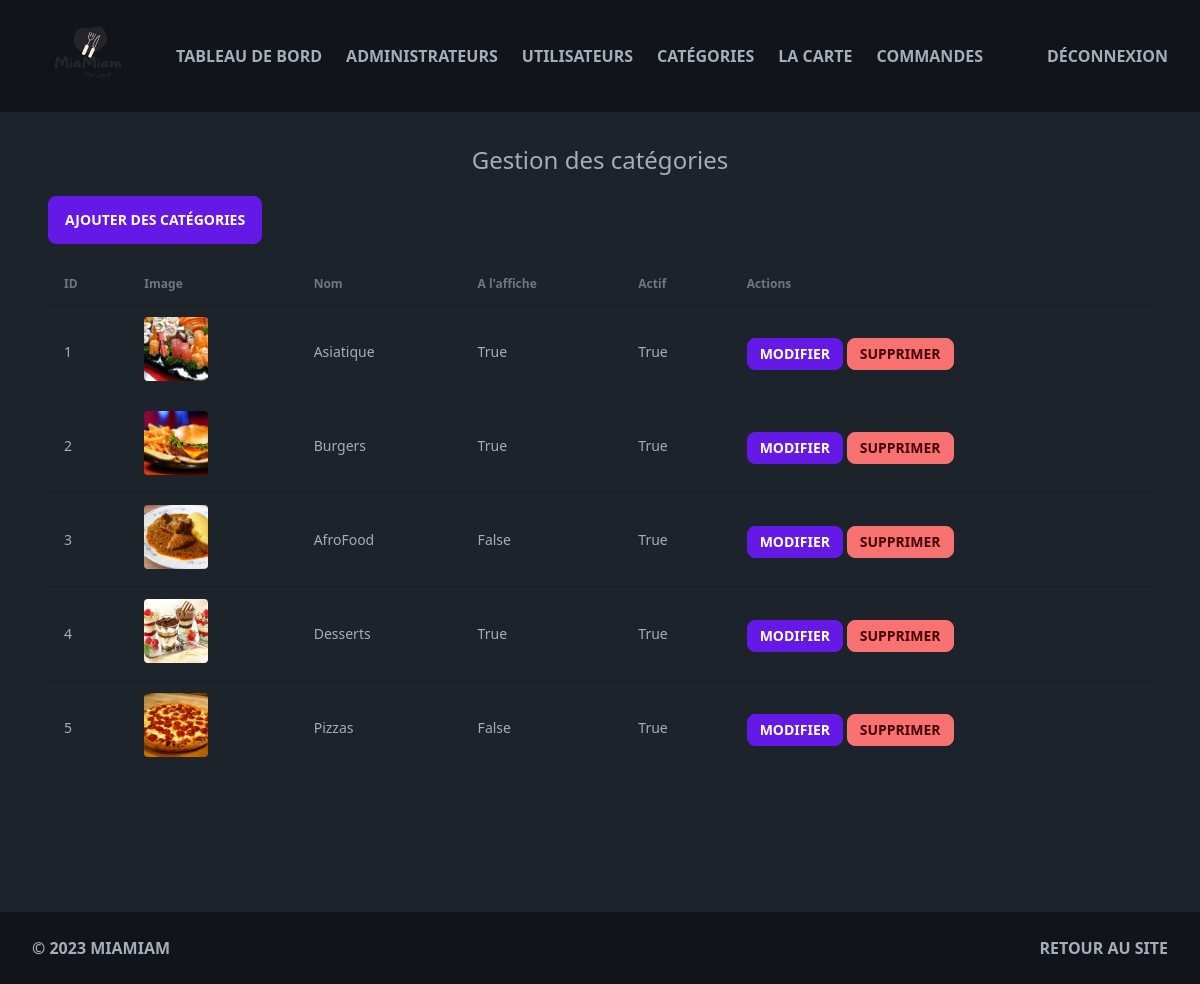
/admin/manage-category.php (signed in), run on an earlier commit of the app's database.
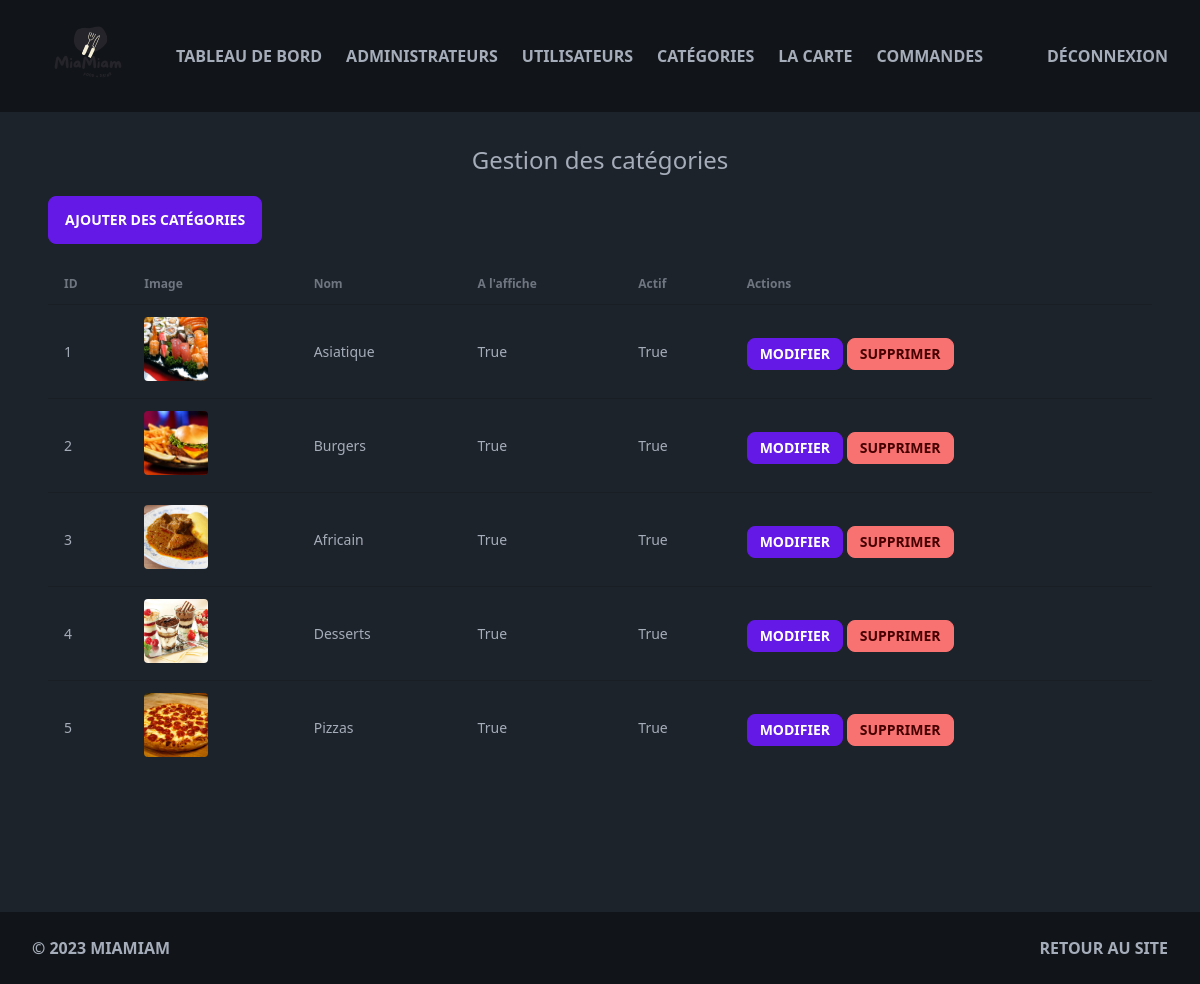
And on a later commit of the database.
### tables this page shows
CREATE TABLE IF NOT EXISTS `category` (
  `id` int UNSIGNED NOT NULL AUTO_INCREMENT,
  `title` varchar(100) NOT NULL,
  `image_name` varchar(250) NOT NULL,
  `featured` varchar(10) NOT NULL,
  `active` varchar(10) NOT NULL,
  PRIMARY KEY (`id`)
);

### admin/manage-category.php (the view, shortened to what this page needs)
<?php include('partials/menu.php'); ?>
<?php session_start();
require("../connection.php");
try {
    $sql = "SELECT * FROM category";
    $results = $conn->query($sql)->fetchAll();
    $nb = 1;
} catch (PDOException $e) {
    echo $e->getMessage();
}
?>
<!doctype html>
<html>
<head>
</head>
<body>
    <main class="mx-auto min-h-screen max-w-screen-xl px-12 py-8">
        <div class="wrapper">
            <h1 class="text-2xl text-center mb-5">Gestion des catégories</h1>
            <a href="add-category.php" class="btn btn-primary mb-5">Ajouter des catégories</a>
            <table class="table">
                <thead>
                    <tr>
                        <th>ID</th>
                        <th>Image</th>
                        <th>Nom</th>
                        <th>A l'affiche</th>
                        <th>Actif</th>
                        <th>Actions</th>
                    </tr>
                </thead>
                <tbody>
                    <?php foreach ($results as $result) { ?>
                        <tr>
                            <td>
                                <?php echo $nb++; ?>
                            </td>
                            <td>
                                <div>
                                    <div class="avatar">
                                        <div class="w-16 rounded">
                                            <img src="../assets/category/<?php echo $result["image_name"]; ?>" alt="Image de la catégorie" />
                                        </div>
                                    </div>
                                </div>
                            </td>
                            <td>
                                <?php echo $result["title"]; ?>
                            </td>
                            <td>
                                <?php echo $result["featured"]; ?>
                            </td>
                            <td>
                                <?php echo $result["active"]; ?>
                            </td>
                            <td>
                                <div class="space-y-1">
                                    <a href="update-category.php?id=<?php echo $result["id"]; ?>" class="btn btn-sm btn-primary">Modifier</a>
                                    <a href="delete-category.php?id=<?php echo $result["id"]; ?>" class="btn btn-sm btn-error">Supprimer</a>
                                </div>
                            </td>
                        </tr>
                    <?php } ?>
                </tbody>
            </table>
        </div>
    </main>
</body>
</html>
<?php include('partials/footer.php'); ?>

What changed in the data, as far as the page shows it:
changed category: title "AfroFood" → "Africain"; featured "False" → "True"
changed category "Pizzas": featured "False" → "True"
